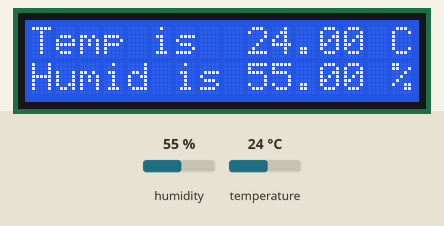
This sketch was run on a simulated Arduino Uno, built with avr-gcc and run on an emulated ATmega328P. Parts: 16×2 character LCD. The test bench sets the inputs (shaded band); at power-on: humidity 55 %, temperature 24 °C. What the sketch prints to the serial monitor is not drawn.

Above: at 1.2 s.
1.3 s: humidity set to 22 %
At 6.3 s:
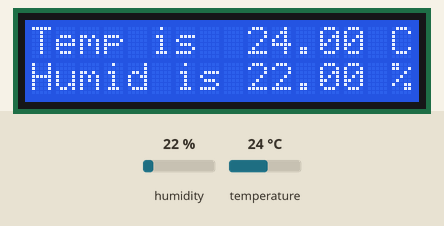
7.3 s: temperature set to 12 °C
At 11.4 s:
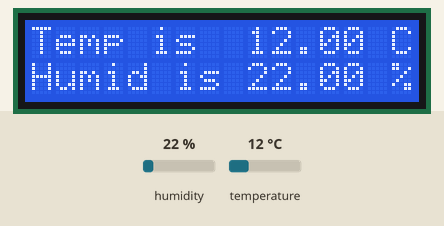
13.3 s: humidity set to 40 %
At 16.5 s:
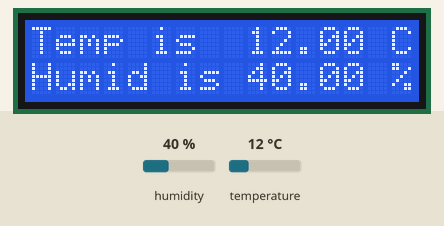
19.3 s: temperature set to 19 °C
At 21.6 s:
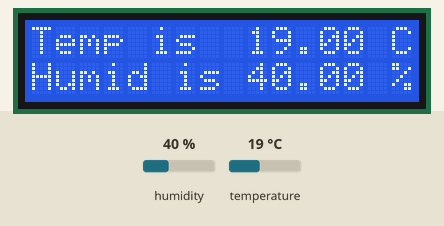
Timing chart, 0 to 23.1 s (numbered marks = the images above; inputs shaded):
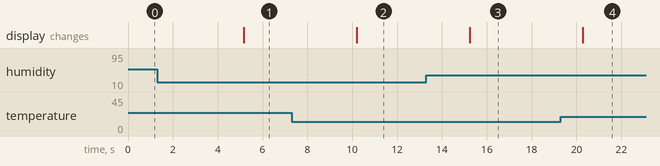

The sketch:

dhtlcd.ino
```cpp
#include <dht.h>
#include <Wire.h>
#include <LCD.h>
#include <LiquidCrystal_I2C.h>
LiquidCrystal_I2C lcd(0x27, 2,1,0,4,5,6,7,3,POSITIVE);
dht DHT;

#define DHT11_PIN 7

void setup(){

  Serial.begin(9600);
   lcd.begin(16,2);
  lcd.clear();
  lcd.print("Temp is        C");
 lcd.setCursor ( 0, 1 );
 lcd.print("Humid is       %");

}

void loop()
{


  int chk = DHT.read11(DHT11_PIN);
  Serial.print("Temperature = ");
  Serial.println(DHT.temperature);
  lcd.setCursor ( 9, 0 );
  lcd.print(DHT.temperature);
  Serial.print("Humidity = ");
  Serial.println(DHT.humidity);
  lcd.setCursor ( 9, 1 );
  lcd.print(DHT.humidity);
  delay(5000);


}
```

Measured:
- after the input at 1.3 s, the display: changes after 3.9 s (image 1)
- after the input at 7.3 s, the display: changes after 2.9 s (image 2)
- after the input at 13.3 s, the display: changes after 1.9 s (image 3)
- after the input at 19.3 s, the display: changes after 0.98 s (image 4)
